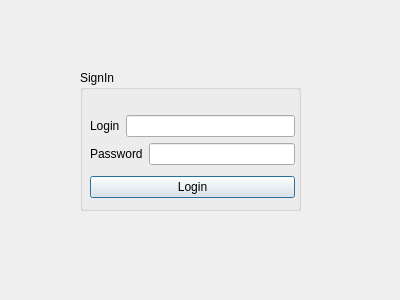
<?xml version="1.0" encoding="UTF-8"?>
<ui version="4.0">
 <class>Dialog</class>
 <widget class="QDialog" name="Dialog">
  <property name="geometry">
   <rect>
    <x>0</x>
    <y>0</y>
    <width>400</width>
    <height>300</height>
   </rect>
  </property>
  <property name="windowTitle">
   <string>Dialog</string>
  </property>
  <widget class="QGroupBox" name="groupBox">
   <property name="geometry">
    <rect>
     <x>80</x>
     <y>70</y>
     <width>221</width>
     <height>141</height>
    </rect>
   </property>
   <property name="title">
    <string>SignIn</string>
   </property>
   <widget class="QWidget" name="layoutWidget">
    <property name="geometry">
     <rect>
      <x>10</x>
      <y>40</y>
      <width>205</width>
      <height>94</height>
     </rect>
    </property>
    <layout class="QVBoxLayout" name="verticalLayout_2">
     <item>
      <layout class="QVBoxLayout" name="verticalLayout">
       <item>
        <layout class="QHBoxLayout" name="horizontalLayout">
         <item>
          <widget class="QLabel" name="label">
           <property name="text">
            <string>Login</string>
           </property>
          </widget>
         </item>
         <item>
          <widget class="QLineEdit" name="lineEdit"/>
         </item>
        </layout>
       </item>
       <item>
        <layout class="QHBoxLayout" name="horizontalLayout_2">
         <item>
          <widget class="QLabel" name="label_2">
           <property name="text">
            <string>Password</string>
           </property>
          </widget>
         </item>
         <item>
          <widget class="QLineEdit" name="lineEdit_2"/>
         </item>
        </layout>
       </item>
      </layout>
     </item>
     <item>
      <widget class="QPushButton" name="pushButton">
       <property name="text">
        <string>Login</string>
       </property>
      </widget>
     </item>
    </layout>
   </widget>
   <zorder>layoutWidget</zorder>
   <zorder>groupBox_2</zorder>
  </widget>
 </widget>
 <resources/>
 <connections/>
</ui>
